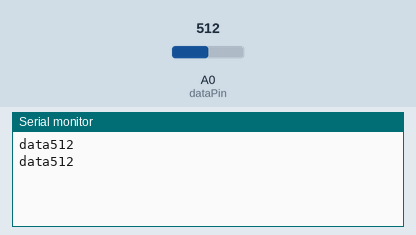
The sketch below on a simulated Arduino Uno, built with avr-gcc and run on an emulated ATmega328P. Parts: the last lines printed to the serial monitor. The inputs (shaded band) are chosen by the test bench; at power-on: A0 (dataPin) = 512.

Above: at 1.8 s.
1.9 s: A0 (dataPin) set to 716
At 2.4 s:
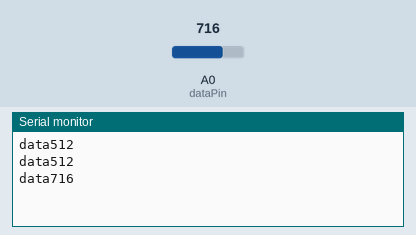
3.4 s: A0 (dataPin) set to 900
At 4.8 s:
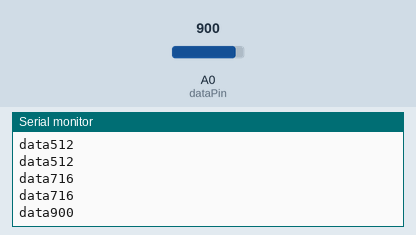
Timing chart, 0 to 6.4 s (numbered marks = the images above; inputs shaded):
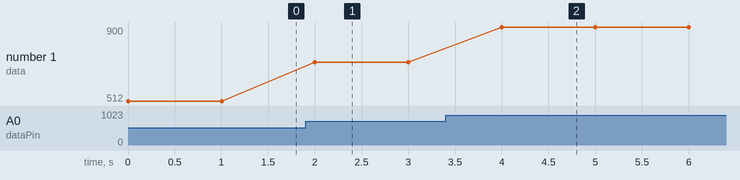

Measured:
- after the input at 1.9 s, the serial monitor: prints a new line after 0.10 s (image 1)
- after the input at 3.4 s, the serial monitor: prints a new line after 0.60 s (image 2)
- plotted number 1: 512 → 716 after the input at 1.9 s, 716 → 900 after the input at 3.4 s

The sketch:

soilanalog.ino
```cpp
int dataPin = A0;
int data;
void setup(){
  Serial.begin(9600);
  pinMode(dataPin, INPUT);
}

void loop() {
  data = analogRead(dataPin);
  Serial.print("data");
  Serial.println(data);
  delay(1000);
}
```
